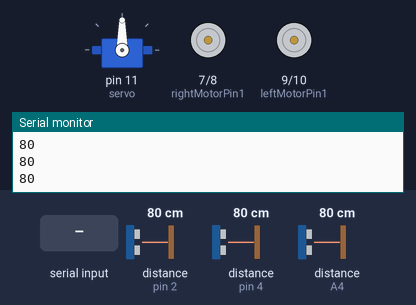
Simulated run of this program. Board: Arduino Uno, built with avr-gcc and run on an emulated ATmega328P. On the bench: servo, motor-driver pin pairs drawn as motors (green arrow = first pin HIGH = forward, orange = second pin HIGH = backward, longer = more drive), the last lines printed to the serial monitor. The test bench sets the inputs (shaded band); at power-on: distance to the obstacle (sensors on A4, pin 2, pin 4) 80 cm. The echo pulse lasts 58.3 µs per cm.

Above: at 1.3 s.
1.4 s: "1" received over the second serial link
At 2.7 s:
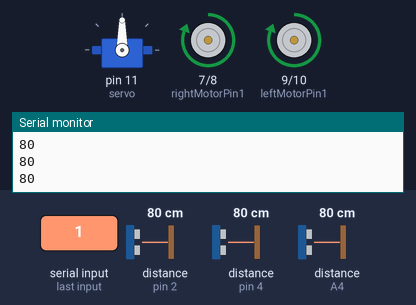
3.0 s: distance to the obstacle (sensor on A4) set to 18 cm
4.5 s: distance to the obstacle (sensor on A4) set to 14 cm
At 5.4 s:
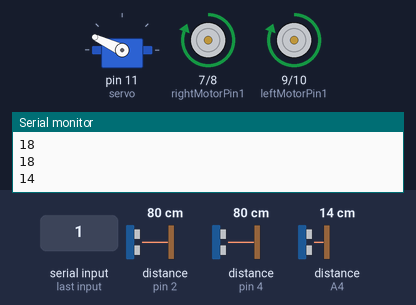
7.5 s: "4" received over the second serial link
At 9.6 s:
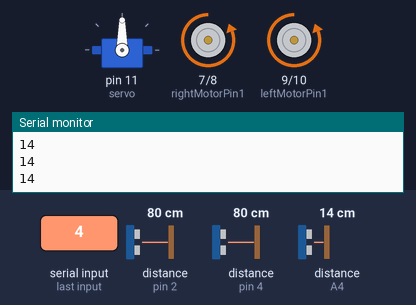
10.1 s: "7" received over the second serial link
At 11.3 s:
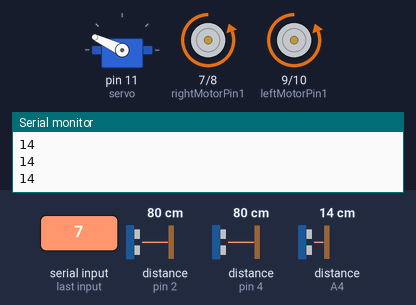
11.6 s: "8" received over the second serial link
At 12.5 s:
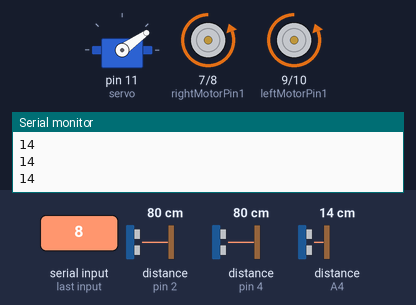
Timing chart, 0 to 14.1 s (numbered marks = the images above; inputs shaded):
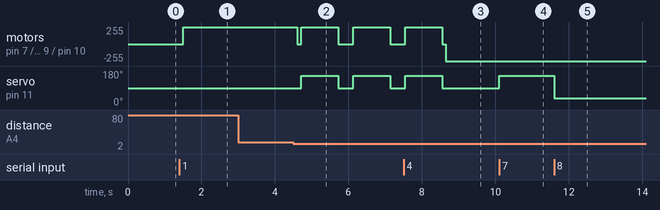

The program:

main.cpp
```cpp
#include <Arduino.h>
#include <SoftwareSerial.h>
#include <Ultrasonic.h>
// #include <NewPing.h>
#include <Servo.h>

int bluetoothTx = 13;
int bluetoothRx = 12;

int btData;

SoftwareSerial bluetooth(bluetoothRx, bluetoothTx);

int rightMotorPin1 = 7;
int rightMotorPin2 = 8;

int leftMotorPin1 = 9;
int leftMotorPin2 = 10;

Servo servo;

const int TrigPinF = A5;
const int EchoPinF = A4;

const int TrigPinR = 5;
const int EchoPinR = 4;

const int TrigPinL = 3;
const int EchoPinL = 2;

// #define SAFE 15

int distanceR;
int distanceF;
int distanceL;

Ultrasonic sensorF(TrigPinF, EchoPinF, 40000UL), sensorR(TrigPinR, EchoPinR, 40000UL), sensorL(TrigPinL, EchoPinL, 40000UL);
// NewPing sonar(TrigPinF,EchoPinF, 100);
bool forwardMoveAllowed;
int direction;

void MoveForward(){
  // if (forwardMoveAllowed == false){
  //   return;
  // }
  digitalWrite(rightMotorPin1, HIGH);
  digitalWrite(rightMotorPin2, LOW);
  digitalWrite(leftMotorPin1, HIGH);
  digitalWrite(leftMotorPin2, LOW);
  // direction = 'F';
}

void MoveBackward(){
  digitalWrite(rightMotorPin1, LOW);
  digitalWrite(rightMotorPin2, HIGH);
  digitalWrite(leftMotorPin1, LOW);
  digitalWrite(leftMotorPin2, HIGH);
}

void servoRotateRight(){
  servo.write(155);
}

void servoRotateLeft(){
  servo.write(35);
}

void servoGoToCenter(){
  servo.write(90);
}

void MoveFR(){
  MoveForward();
  servoRotateRight();
}

void MoveFL(){
  MoveForward();
  servoRotateLeft();
}

void MoveBR(){
  MoveBackward();
  servoRotateRight();
}

void MoveBL(){
  MoveBackward();
  servoRotateLeft();
}

// int sScan(Ultrasonic sensor){
//   sensor.read();
//   delay(50);
//   Serial.println("Reads ");
//   Serial.print(sensor.read());
//   Serial.println();
//   return sensor.read();
// }

void stop() {
  digitalWrite(rightMotorPin1, LOW);
  digitalWrite(rightMotorPin2, LOW);
  digitalWrite(leftMotorPin1, LOW);
  digitalWrite(leftMotorPin2, LOW);
  servoGoToCenter();
}

void autoRight() {
  MoveForward();
  servoRotateRight();
  delay(1000);
  stop();
}

void autoLeft() {
  MoveForward();
  servoRotateLeft();
  delay(1000);
  stop();
}

void setup() {

  servo.attach(11);
  bluetooth.begin(9600);
  Serial.begin(9600);
  pinMode(rightMotorPin1, OUTPUT);
  pinMode(rightMotorPin2, OUTPUT);
  pinMode(leftMotorPin1, OUTPUT);
  pinMode(leftMotorPin2, OUTPUT);
  delay(100);

}

void loop() {
  Serial.println(sensorF.read());
  if (bluetooth.available()){
    btData = bluetooth.read();
  }
  if (btData=='0'){
    stop();
  }
  else if (btData=='1') {
    delay(100);
    if (sensorF.read() <=15)
    {
      delay(100);
      Serial.println(sensorF.read());
      stop();
      if (sensorR.read() >= sensorL.read()) {
        delay(100);
        autoRight();
        delay(100);
      }else
      {
        delay(100);
        autoLeft();
        delay(100);
      }
    }else
    {
      MoveForward();
    }
  }
  else if(btData=='4') {
    MoveBackward();
  }
  else if(btData=='7') {
    servoRotateRight();
  }
  else if (btData=='8') {
    servoRotateLeft();
  }
  else if (btData=='2') {
    servoRotateRight();
    MoveForward();
  }
  else if (btData=='3') {
    servoRotateLeft();
    MoveForward();
  }
  else if (btData=='5') {
    servoRotateRight();
    MoveBackward();
  }
  else if (btData=='6') {
    servoRotateLeft();
    MoveBackward();
  }
}
```

Measured:
- the behaviour switches between 16 and 15 cm on distance to the obstacle (sensor on A4) (found by bisection; images 1 and 2)
- after the input at 1.4 s, motor on pin 7 (rightMotorPin1) / pin 8 (rightMotorPin2), motor on pin 9 (leftMotorPin1) / pin 10 (leftMotorPin2): stopped → forward 255/255 after 0.11 s
- after the input at 4.5 s, motor on pin 7 (rightMotorPin1) / pin 8 (rightMotorPin2), motor on pin 9 (leftMotorPin1) / pin 10 (leftMotorPin2): goes stopped 0.11 s, forward 255/255 1.0 s, stopped 0.42 s, forward 255/255 1.0 s, then stopped, starting after 0.11 s; servo on pin 11 (servo): alternates 155° for 1.0 s and 90° for 0.42 s, starting after 0.22 s
- after the input at 7.5 s, servo on pin 11 (servo): goes on until 8.5 s, then stays 90°
- after the input at 10.1 s, servo on pin 11 (servo): 90° → 155° at once
- after the input at 11.6 s, servo on pin 11 (servo): 155° → 35° at once
